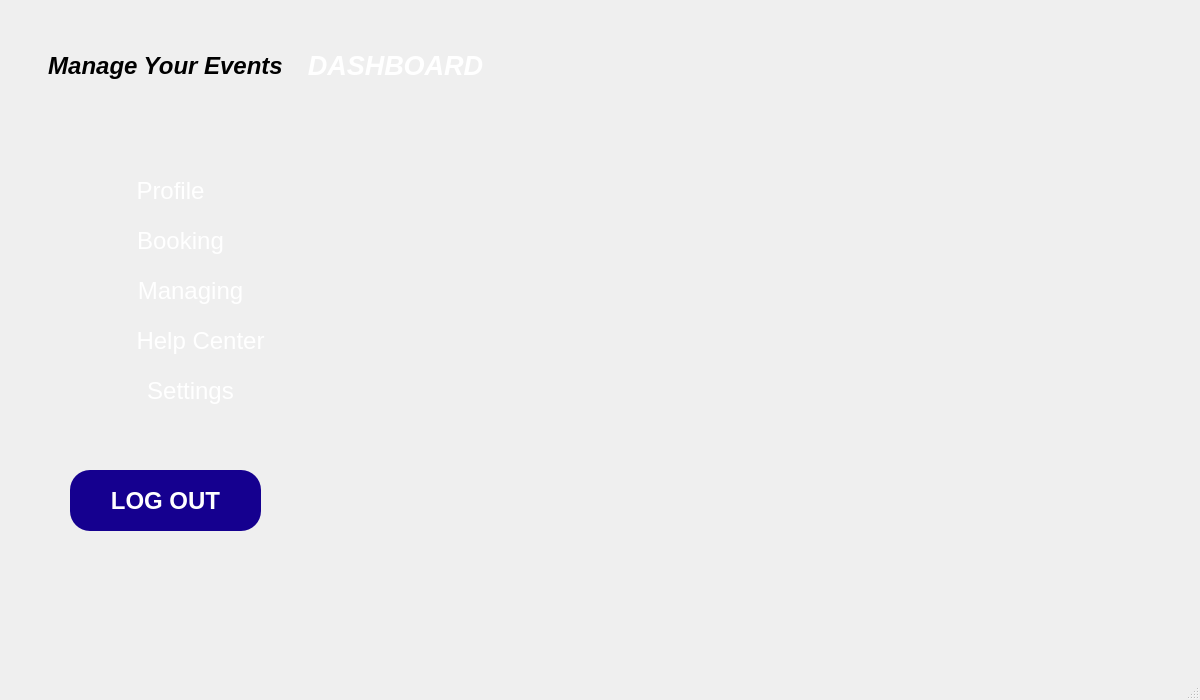
<?xml version="1.0" encoding="UTF-8"?>
<ui version="4.0">
 <class>Dashboard</class>
 <widget class="QMainWindow" name="Dashboard">
  <property name="geometry">
   <rect>
    <x>0</x>
    <y>0</y>
    <width>1200</width>
    <height>700</height>
   </rect>
  </property>
  <property name="minimumSize">
   <size>
    <width>1200</width>
    <height>700</height>
   </size>
  </property>
  <property name="maximumSize">
   <size>
    <width>1200</width>
    <height>700</height>
   </size>
  </property>
  <property name="windowTitle">
   <string>MainWindow</string>
  </property>
  <widget class="QWidget" name="centralwidget">
   <widget class="QStackedWidget" name="stackedWidget">
    <property name="geometry">
     <rect>
      <x>0</x>
      <y>0</y>
      <width>1191</width>
      <height>671</height>
     </rect>
    </property>
    <widget class="QWidget" name="Dashboardmain">
     <widget class="QLabel" name="label_2">
      <property name="geometry">
       <rect>
        <x>0</x>
        <y>0</y>
        <width>1191</width>
        <height>661</height>
       </rect>
      </property>
      <property name="text">
       <string/>
      </property>
      <property name="pixmap">
       <pixmap resource="RES.qrc">:/resources/USER LOGIN (5).jpg</pixmap>
      </property>
      <property name="scaledContents">
       <bool>true</bool>
      </property>
     </widget>
     <widget class="QLabel" name="label_5">
      <property name="geometry">
       <rect>
        <x>30</x>
        <y>20</y>
        <width>271</width>
        <height>91</height>
       </rect>
      </property>
      <property name="font">
       <font>
        <pointsize>18</pointsize>
        <italic>true</italic>
        <bold>true</bold>
       </font>
      </property>
      <property name="text">
       <string>Manage Your Events</string>
      </property>
      <property name="alignment">
       <set>Qt::AlignmentFlag::AlignCenter</set>
      </property>
     </widget>
     <widget class="QLabel" name="label_6">
      <property name="geometry">
       <rect>
        <x>260</x>
        <y>20</y>
        <width>271</width>
        <height>91</height>
       </rect>
      </property>
      <property name="font">
       <font>
        <pointsize>20</pointsize>
        <italic>true</italic>
        <bold>true</bold>
       </font>
      </property>
      <property name="styleSheet">
       <string notr="true">QLabel{
color:white;
}</string>
      </property>
      <property name="text">
       <string>DASHBOARD</string>
      </property>
      <property name="alignment">
       <set>Qt::AlignmentFlag::AlignCenter</set>
      </property>
     </widget>
     <widget class="QPushButton" name="Profile">
      <property name="geometry">
       <rect>
        <x>70</x>
        <y>170</y>
        <width>201</width>
        <height>41</height>
       </rect>
      </property>
      <property name="font">
       <font>
        <pointsize>18</pointsize>
       </font>
      </property>
      <property name="styleSheet">
       <string notr="true">QPushButton{
color:white;
background:transparent;
border:none;

}</string>
      </property>
      <property name="text">
       <string>Profile</string>
      </property>
     </widget>
     <widget class="QPushButton" name="Booking">
      <property name="geometry">
       <rect>
        <x>80</x>
        <y>220</y>
        <width>201</width>
        <height>41</height>
       </rect>
      </property>
      <property name="font">
       <font>
        <pointsize>18</pointsize>
       </font>
      </property>
      <property name="styleSheet">
       <string notr="true">QPushButton{
color:white;
background:transparent;
border: none;

}</string>
      </property>
      <property name="text">
       <string>Booking</string>
      </property>
     </widget>
     <widget class="QPushButton" name="Managing">
      <property name="geometry">
       <rect>
        <x>90</x>
        <y>270</y>
        <width>201</width>
        <height>41</height>
       </rect>
      </property>
      <property name="font">
       <font>
        <pointsize>18</pointsize>
       </font>
      </property>
      <property name="styleSheet">
       <string notr="true">QPushButton{
color:white;
background:transparent;
border: none;

}</string>
      </property>
      <property name="text">
       <string>Managing</string>
      </property>
     </widget>
     <widget class="QPushButton" name="Helpcenter">
      <property name="geometry">
       <rect>
        <x>100</x>
        <y>320</y>
        <width>201</width>
        <height>41</height>
       </rect>
      </property>
      <property name="font">
       <font>
        <pointsize>18</pointsize>
       </font>
      </property>
      <property name="styleSheet">
       <string notr="true">QPushButton{
color:white;
background:transparent;
border: none;

}</string>
      </property>
      <property name="text">
       <string>Help Center</string>
      </property>
     </widget>
     <widget class="QPushButton" name="Settings">
      <property name="geometry">
       <rect>
        <x>90</x>
        <y>370</y>
        <width>201</width>
        <height>41</height>
       </rect>
      </property>
      <property name="font">
       <font>
        <pointsize>18</pointsize>
       </font>
      </property>
      <property name="styleSheet">
       <string notr="true">QPushButton{
color:white;
background:transparent;
border: none;

}</string>
      </property>
      <property name="text">
       <string>Settings</string>
      </property>
     </widget>
     <widget class="QPushButton" name="Logout">
      <property name="geometry">
       <rect>
        <x>70</x>
        <y>470</y>
        <width>191</width>
        <height>61</height>
       </rect>
      </property>
      <property name="font">
       <font>
        <pointsize>18</pointsize>
        <bold>true</bold>
       </font>
      </property>
      <property name="styleSheet">
       <string notr="true">QPushButton{
	background-color: rgb(21, 0, 143);
color:white;
border-radius:20px;

}</string>
      </property>
      <property name="text">
       <string>LOG OUT</string>
      </property>
     </widget>
    </widget>
    <widget class="QWidget" name="schedulingevent">
     <property name="minimumSize">
      <size>
       <width>1200</width>
       <height>700</height>
      </size>
     </property>
     <property name="maximumSize">
      <size>
       <width>1200</width>
       <height>700</height>
      </size>
     </property>
     <widget class="QLabel" name="label_7">
      <property name="geometry">
       <rect>
        <x>0</x>
        <y>0</y>
        <width>1191</width>
        <height>661</height>
       </rect>
      </property>
      <property name="autoFillBackground">
       <bool>false</bool>
      </property>
      <property name="text">
       <string/>
      </property>
      <property name="pixmap">
       <pixmap resource="RES.qrc">:/resources/USER LOGIN (5).jpg</pixmap>
      </property>
      <property name="scaledContents">
       <bool>true</bool>
      </property>
     </widget>
     <widget class="QLabel" name="label_8">
      <property name="geometry">
       <rect>
        <x>50</x>
        <y>30</y>
        <width>231</width>
        <height>81</height>
       </rect>
      </property>
      <property name="font">
       <font>
        <pointsize>18</pointsize>
        <italic>true</italic>
        <bold>true</bold>
       </font>
      </property>
      <property name="text">
       <string>Manage Your Events</string>
      </property>
      <property name="alignment">
       <set>Qt::AlignmentFlag::AlignCenter</set>
      </property>
     </widget>
     <widget class="QLabel" name="label_9">
      <property name="geometry">
       <rect>
        <x>270</x>
        <y>30</y>
        <width>231</width>
        <height>81</height>
       </rect>
      </property>
      <property name="font">
       <font>
        <pointsize>18</pointsize>
        <italic>true</italic>
        <bold>true</bold>
       </font>
      </property>
      <property name="styleSheet">
       <string notr="true">QLabel{
color:white;

}</string>
      </property>
      <property name="text">
       <string>SCHEDULING</string>
      </property>
      <property name="alignment">
       <set>Qt::AlignmentFlag::AlignCenter</set>
      </property>
     </widget>
     <widget class="QLineEdit" name="Eventname">
      <property name="geometry">
       <rect>
        <x>540</x>
        <y>170</y>
        <width>441</width>
        <height>51</height>
       </rect>
      </property>
      <property name="font">
       <font>
        <pointsize>11</pointsize>
       </font>
      </property>
      <property name="styleSheet">
       <string notr="true">QLineEdit{
background:transparent;
border:none;
border-bottom:1px solid blue;
padding-left:30px;

}</string>
      </property>
      <property name="placeholderText">
       <string>Name of your Event</string>
      </property>
     </widget>
     <widget class="QLineEdit" name="Location">
      <property name="geometry">
       <rect>
        <x>540</x>
        <y>230</y>
        <width>441</width>
        <height>51</height>
       </rect>
      </property>
      <property name="font">
       <font>
        <pointsize>11</pointsize>
       </font>
      </property>
      <property name="styleSheet">
       <string notr="true">QLineEdit{
background:transparent;
border:none;
border-bottom:1px solid blue;
padding-left:30px;

}</string>
      </property>
      <property name="placeholderText">
       <string>Location of Your Event</string>
      </property>
     </widget>
     <widget class="QLineEdit" name="Time">
      <property name="geometry">
       <rect>
        <x>540</x>
        <y>290</y>
        <width>441</width>
        <height>51</height>
       </rect>
      </property>
      <property name="font">
       <font>
        <pointsize>11</pointsize>
       </font>
      </property>
      <property name="styleSheet">
       <string notr="true">QLineEdit{
background:transparent;
border:none;
border-bottom:1px solid blue;
padding-left:30px;

}</string>
      </property>
      <property name="placeholderText">
       <string>Time</string>
      </property>
     </widget>
     <widget class="QLineEdit" name="Date">
      <property name="geometry">
       <rect>
        <x>540</x>
        <y>350</y>
        <width>441</width>
        <height>51</height>
       </rect>
      </property>
      <property name="font">
       <font>
        <pointsize>11</pointsize>
       </font>
      </property>
      <property name="styleSheet">
       <string notr="true">QLineEdit{
background:transparent;
border:none;
border-bottom:1px solid blue;
padding-left:30px;

}</string>
      </property>
      <property name="placeholderText">
       <string>Date YYYY/MM/DD</string>
      </property>
     </widget>
     <widget class="QLineEdit" name="Contact">
      <property name="geometry">
       <rect>
        <x>540</x>
        <y>410</y>
        <width>441</width>
        <height>51</height>
       </rect>
      </property>
      <property name="font">
       <font>
        <pointsize>11</pointsize>
       </font>
      </property>
      <property name="styleSheet">
       <string notr="true">QLineEdit{
background:transparent;
border:none;
border-bottom:1px solid blue;
padding-left:30px;

}</string>
      </property>
      <property name="placeholderText">
       <string>Contact</string>
      </property>
     </widget>
     <widget class="QPushButton" name="Save">
      <property name="geometry">
       <rect>
        <x>800</x>
        <y>490</y>
        <width>181</width>
        <height>41</height>
       </rect>
      </property>
      <property name="font">
       <font>
        <pointsize>18</pointsize>
       </font>
      </property>
      <property name="text">
       <string>Save</string>
      </property>
     </widget>
    </widget>
    <widget class="QWidget" name="Place"/>
    <widget class="QWidget" name="dashboard">
     <widget class="QLabel" name="label">
      <property name="geometry">
       <rect>
        <x>0</x>
        <y>0</y>
        <width>1191</width>
        <height>671</height>
       </rect>
      </property>
      <property name="text">
       <string/>
      </property>
      <property name="pixmap">
       <pixmap resource="RES.qrc">:/resources/USER LOGIN (5).jpg</pixmap>
      </property>
      <property name="scaledContents">
       <bool>true</bool>
      </property>
     </widget>
     <widget class="QLabel" name="label_3">
      <property name="geometry">
       <rect>
        <x>10</x>
        <y>20</y>
        <width>311</width>
        <height>91</height>
       </rect>
      </property>
      <property name="font">
       <font>
        <pointsize>20</pointsize>
        <italic>true</italic>
        <bold>true</bold>
        <underline>false</underline>
       </font>
      </property>
      <property name="text">
       <string>Manage Your Events</string>
      </property>
      <property name="alignment">
       <set>Qt::AlignmentFlag::AlignCenter</set>
      </property>
     </widget>
     <widget class="QLabel" name="label_4">
      <property name="geometry">
       <rect>
        <x>250</x>
        <y>20</y>
        <width>311</width>
        <height>91</height>
       </rect>
      </property>
      <property name="font">
       <font>
        <pointsize>20</pointsize>
        <italic>false</italic>
        <bold>true</bold>
        <underline>false</underline>
       </font>
      </property>
      <property name="styleSheet">
       <string notr="true">QLabel{
color:white;
}</string>
      </property>
      <property name="text">
       <string>DASHBOARD</string>
      </property>
      <property name="alignment">
       <set>Qt::AlignmentFlag::AlignCenter</set>
      </property>
     </widget>
    </widget>
   </widget>
  </widget>
  <widget class="QMenuBar" name="menubar">
   <property name="geometry">
    <rect>
     <x>0</x>
     <y>0</y>
     <width>1200</width>
     <height>18</height>
    </rect>
   </property>
  </widget>
  <widget class="QStatusBar" name="statusbar"/>
 </widget>
 <resources>
  <include location="RES.qrc"/>
 </resources>
 <connections/>
</ui>
